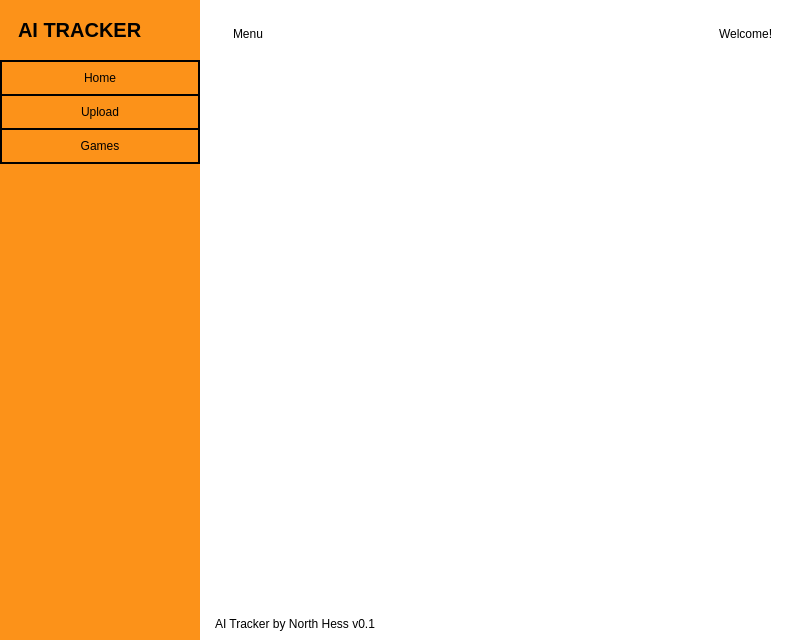
<?xml version="1.0" encoding="UTF-8"?>
<ui version="4.0">
 <class>MainWindow</class>
 <widget class="QMainWindow" name="MainWindow">
  <property name="geometry">
   <rect>
    <x>0</x>
    <y>0</y>
    <width>800</width>
    <height>640</height>
   </rect>
  </property>
  <property name="windowTitle">
   <string>MainWindow</string>
  </property>
  <property name="styleSheet">
   <string notr="true">*{
	border: none;
}</string>
  </property>
  <widget class="QWidget" name="centralwidget">
   <property name="styleSheet">
    <string notr="true">background-color: rgb(255,255,255);
color: black;</string>
   </property>
   <layout class="QHBoxLayout" name="horizontalLayout">
    <property name="leftMargin">
     <number>0</number>
    </property>
    <property name="topMargin">
     <number>0</number>
    </property>
    <property name="rightMargin">
     <number>0</number>
    </property>
    <property name="bottomMargin">
     <number>0</number>
    </property>
    <item>
     <widget class="QFrame" name="slideMenuContainer">
      <property name="maximumSize">
       <size>
        <width>200</width>
        <height>16777215</height>
       </size>
      </property>
      <property name="styleSheet">
       <string notr="true">background-color: rgb(252, 146, 25);</string>
      </property>
      <property name="frameShape">
       <enum>QFrame::StyledPanel</enum>
      </property>
      <property name="frameShadow">
       <enum>QFrame::Raised</enum>
      </property>
      <layout class="QVBoxLayout" name="verticalLayout_2">
       <property name="spacing">
        <number>0</number>
       </property>
       <property name="leftMargin">
        <number>0</number>
       </property>
       <property name="topMargin">
        <number>0</number>
       </property>
       <property name="rightMargin">
        <number>0</number>
       </property>
       <property name="bottomMargin">
        <number>0</number>
       </property>
       <item>
        <widget class="QFrame" name="slideMenu">
         <property name="minimumSize">
          <size>
           <width>198</width>
           <height>0</height>
          </size>
         </property>
         <property name="styleSheet">
          <string notr="true"/>
         </property>
         <property name="frameShape">
          <enum>QFrame::StyledPanel</enum>
         </property>
         <property name="frameShadow">
          <enum>QFrame::Raised</enum>
         </property>
         <layout class="QVBoxLayout" name="verticalLayout_6">
          <property name="spacing">
           <number>0</number>
          </property>
          <property name="leftMargin">
           <number>0</number>
          </property>
          <property name="topMargin">
           <number>0</number>
          </property>
          <property name="rightMargin">
           <number>0</number>
          </property>
          <property name="bottomMargin">
           <number>0</number>
          </property>
          <item alignment="Qt::AlignTop">
           <widget class="QFrame" name="topContainer">
            <property name="frameShape">
             <enum>QFrame::StyledPanel</enum>
            </property>
            <property name="frameShadow">
             <enum>QFrame::Raised</enum>
            </property>
            <layout class="QHBoxLayout" name="horizontalLayout_4">
             <item>
              <widget class="QFrame" name="appNameFrame">
               <property name="frameShape">
                <enum>QFrame::StyledPanel</enum>
               </property>
               <property name="frameShadow">
                <enum>QFrame::Raised</enum>
               </property>
               <layout class="QVBoxLayout" name="verticalLayout_7">
                <item alignment="Qt::AlignLeft|Qt::AlignTop">
                 <widget class="QLabel" name="label_3">
                  <property name="font">
                   <font>
                    <pointsize>15</pointsize>
                    <weight>75</weight>
                    <bold>true</bold>
                   </font>
                  </property>
                  <property name="styleSheet">
                   <string notr="true"/>
                  </property>
                  <property name="text">
                   <string>AI TRACKER</string>
                  </property>
                 </widget>
                </item>
               </layout>
              </widget>
             </item>
             <item alignment="Qt::AlignLeft|Qt::AlignTop">
              <widget class="QFrame" name="logoFrame">
               <property name="frameShape">
                <enum>QFrame::StyledPanel</enum>
               </property>
               <property name="frameShadow">
                <enum>QFrame::Raised</enum>
               </property>
              </widget>
             </item>
            </layout>
           </widget>
          </item>
          <item>
           <widget class="QFrame" name="menuContainer">
            <property name="sizePolicy">
             <sizepolicy hsizetype="Preferred" vsizetype="Expanding">
              <horstretch>0</horstretch>
              <verstretch>0</verstretch>
             </sizepolicy>
            </property>
            <property name="frameShape">
             <enum>QFrame::StyledPanel</enum>
            </property>
            <property name="frameShadow">
             <enum>QFrame::Raised</enum>
            </property>
            <layout class="QVBoxLayout" name="verticalLayout_8">
             <property name="spacing">
              <number>0</number>
             </property>
             <property name="leftMargin">
              <number>0</number>
             </property>
             <property name="topMargin">
              <number>0</number>
             </property>
             <property name="rightMargin">
              <number>0</number>
             </property>
             <property name="bottomMargin">
              <number>0</number>
             </property>
             <item alignment="Qt::AlignTop">
              <widget class="QFrame" name="buttonContainer">
               <property name="frameShape">
                <enum>QFrame::StyledPanel</enum>
               </property>
               <property name="frameShadow">
                <enum>QFrame::Raised</enum>
               </property>
               <layout class="QVBoxLayout" name="verticalLayout_12">
                <property name="spacing">
                 <number>0</number>
                </property>
                <property name="leftMargin">
                 <number>0</number>
                </property>
                <property name="topMargin">
                 <number>0</number>
                </property>
                <property name="rightMargin">
                 <number>0</number>
                </property>
                <property name="bottomMargin">
                 <number>0</number>
                </property>
                <item>
                 <widget class="QFrame" name="homeContainer">
                  <property name="styleSheet">
                   <string notr="true">border: 2px solid rgb(0,0,0);</string>
                  </property>
                  <property name="frameShape">
                   <enum>QFrame::StyledPanel</enum>
                  </property>
                  <property name="frameShadow">
                   <enum>QFrame::Raised</enum>
                  </property>
                  <layout class="QVBoxLayout" name="verticalLayout_9">
                   <item>
                    <widget class="QPushButton" name="homeButton">
                     <property name="styleSheet">
                      <string notr="true">border: none;</string>
                     </property>
                     <property name="text">
                      <string>Home</string>
                     </property>
                    </widget>
                   </item>
                  </layout>
                 </widget>
                </item>
                <item>
                 <widget class="QFrame" name="uploadContainer">
                  <property name="styleSheet">
                   <string notr="true">border: 2px solid rgb(0,0,0);
border-bottom: none;
border-top: none;</string>
                  </property>
                  <property name="frameShape">
                   <enum>QFrame::StyledPanel</enum>
                  </property>
                  <property name="frameShadow">
                   <enum>QFrame::Raised</enum>
                  </property>
                  <layout class="QVBoxLayout" name="verticalLayout_10">
                   <item>
                    <widget class="QPushButton" name="uploadButton">
                     <property name="styleSheet">
                      <string notr="true">border: none;</string>
                     </property>
                     <property name="text">
                      <string>Upload</string>
                     </property>
                    </widget>
                   </item>
                  </layout>
                 </widget>
                </item>
                <item>
                 <widget class="QFrame" name="gameContainer">
                  <property name="styleSheet">
                   <string notr="true">border: 2px solid rgb(0,0,0);</string>
                  </property>
                  <property name="frameShape">
                   <enum>QFrame::StyledPanel</enum>
                  </property>
                  <property name="frameShadow">
                   <enum>QFrame::Raised</enum>
                  </property>
                  <layout class="QVBoxLayout" name="verticalLayout_11">
                   <item>
                    <widget class="QPushButton" name="gamesButton">
                     <property name="styleSheet">
                      <string notr="true">border: none;</string>
                     </property>
                     <property name="text">
                      <string>Games</string>
                     </property>
                    </widget>
                   </item>
                  </layout>
                 </widget>
                </item>
               </layout>
              </widget>
             </item>
            </layout>
           </widget>
          </item>
          <item>
           <widget class="QFrame" name="frame_3">
            <property name="frameShape">
             <enum>QFrame::StyledPanel</enum>
            </property>
            <property name="frameShadow">
             <enum>QFrame::Raised</enum>
            </property>
           </widget>
          </item>
         </layout>
        </widget>
       </item>
      </layout>
     </widget>
    </item>
    <item>
     <widget class="QFrame" name="mainBody">
      <property name="frameShape">
       <enum>QFrame::StyledPanel</enum>
      </property>
      <property name="frameShadow">
       <enum>QFrame::Raised</enum>
      </property>
      <layout class="QVBoxLayout" name="verticalLayout">
       <item alignment="Qt::AlignTop">
        <widget class="QFrame" name="headerFrame">
         <property name="frameShape">
          <enum>QFrame::StyledPanel</enum>
         </property>
         <property name="frameShadow">
          <enum>QFrame::Raised</enum>
         </property>
         <layout class="QHBoxLayout" name="horizontalLayout_2">
          <item alignment="Qt::AlignLeft|Qt::AlignTop">
           <widget class="QFrame" name="slideMenuButtonFrame">
            <property name="frameShape">
             <enum>QFrame::StyledPanel</enum>
            </property>
            <property name="frameShadow">
             <enum>QFrame::Raised</enum>
            </property>
            <layout class="QVBoxLayout" name="verticalLayout_5">
             <item>
              <widget class="QPushButton" name="pushButton">
               <property name="text">
                <string>Menu</string>
               </property>
              </widget>
             </item>
            </layout>
           </widget>
          </item>
          <item alignment="Qt::AlignRight|Qt::AlignTop">
           <widget class="QFrame" name="titleFrame">
            <property name="frameShape">
             <enum>QFrame::StyledPanel</enum>
            </property>
            <property name="frameShadow">
             <enum>QFrame::Raised</enum>
            </property>
            <layout class="QVBoxLayout" name="verticalLayout_4">
             <item>
              <widget class="QLabel" name="label_2">
               <property name="text">
                <string>Welcome!</string>
               </property>
              </widget>
             </item>
            </layout>
           </widget>
          </item>
         </layout>
        </widget>
       </item>
       <item>
        <widget class="QFrame" name="contentsFrame">
         <property name="frameShape">
          <enum>QFrame::StyledPanel</enum>
         </property>
         <property name="frameShadow">
          <enum>QFrame::Raised</enum>
         </property>
        </widget>
       </item>
       <item alignment="Qt::AlignBottom">
        <widget class="QFrame" name="footerFrame">
         <property name="frameShape">
          <enum>QFrame::StyledPanel</enum>
         </property>
         <property name="frameShadow">
          <enum>QFrame::Raised</enum>
         </property>
         <layout class="QHBoxLayout" name="horizontalLayout_3">
          <property name="spacing">
           <number>0</number>
          </property>
          <property name="leftMargin">
           <number>0</number>
          </property>
          <property name="topMargin">
           <number>0</number>
          </property>
          <property name="rightMargin">
           <number>0</number>
          </property>
          <property name="bottomMargin">
           <number>0</number>
          </property>
          <item>
           <widget class="QFrame" name="credit">
            <property name="frameShape">
             <enum>QFrame::StyledPanel</enum>
            </property>
            <property name="frameShadow">
             <enum>QFrame::Raised</enum>
            </property>
            <layout class="QVBoxLayout" name="verticalLayout_3">
             <property name="spacing">
              <number>0</number>
             </property>
             <property name="leftMargin">
              <number>0</number>
             </property>
             <property name="topMargin">
              <number>0</number>
             </property>
             <property name="rightMargin">
              <number>0</number>
             </property>
             <property name="bottomMargin">
              <number>0</number>
             </property>
             <item>
              <widget class="QLabel" name="label">
               <property name="text">
                <string>AI Tracker by North Hess v0.1</string>
               </property>
              </widget>
             </item>
            </layout>
           </widget>
          </item>
          <item alignment="Qt::AlignRight|Qt::AlignBottom">
           <widget class="QFrame" name="sizeGrip">
            <property name="minimumSize">
             <size>
              <width>10</width>
              <height>10</height>
             </size>
            </property>
            <property name="maximumSize">
             <size>
              <width>10</width>
              <height>10</height>
             </size>
            </property>
            <property name="frameShape">
             <enum>QFrame::StyledPanel</enum>
            </property>
            <property name="frameShadow">
             <enum>QFrame::Raised</enum>
            </property>
           </widget>
          </item>
         </layout>
        </widget>
       </item>
      </layout>
     </widget>
    </item>
   </layout>
  </widget>
  <action name="actionGames">
   <property name="text">
    <string>Games</string>
   </property>
  </action>
  <action name="actionAnalyze">
   <property name="text">
    <string>Analyze</string>
   </property>
  </action>
  <action name="actionUngrouped_Footage">
   <property name="text">
    <string>Ungrouped Footage</string>
   </property>
  </action>
 </widget>
 <resources>
  <include location="../../../Library/CloudStorage/OneDrive-Personal/CNU/Spring 2023/CPSC445/AI_Basketball/Icons/logo.qrc"/>
 </resources>
 <connections/>
</ui>
